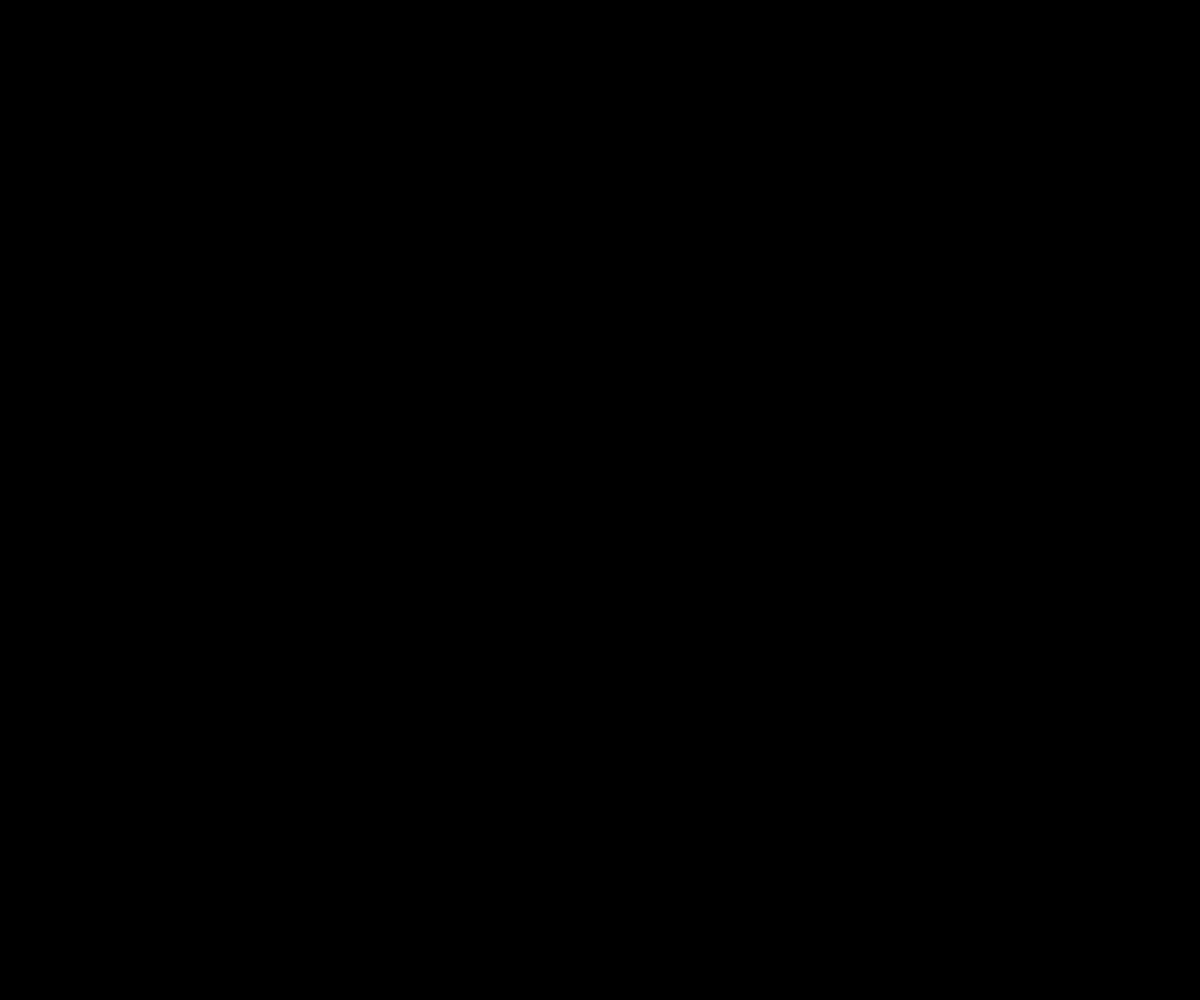
Frame 1 (no input)
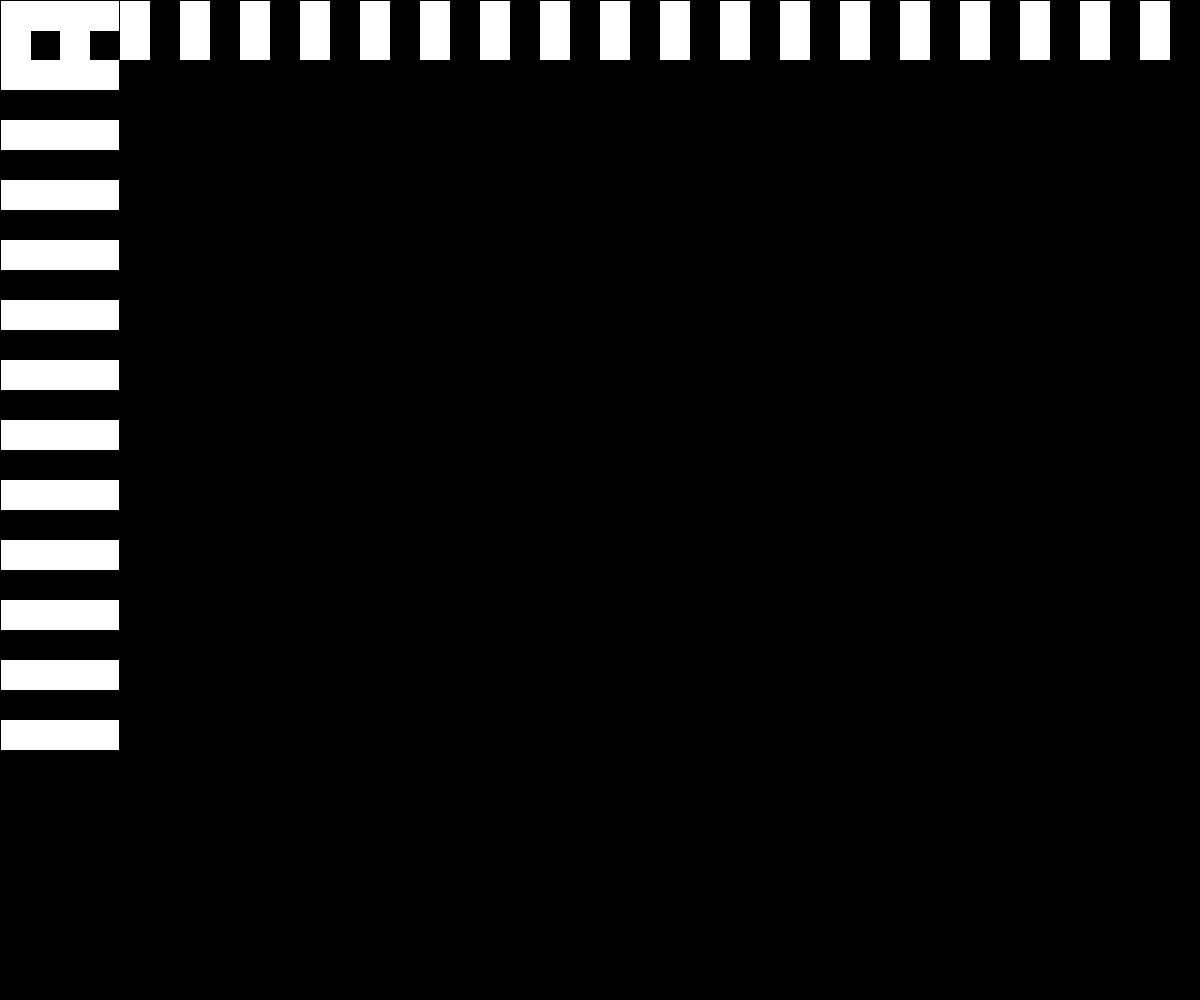
Frame 60 (no input)
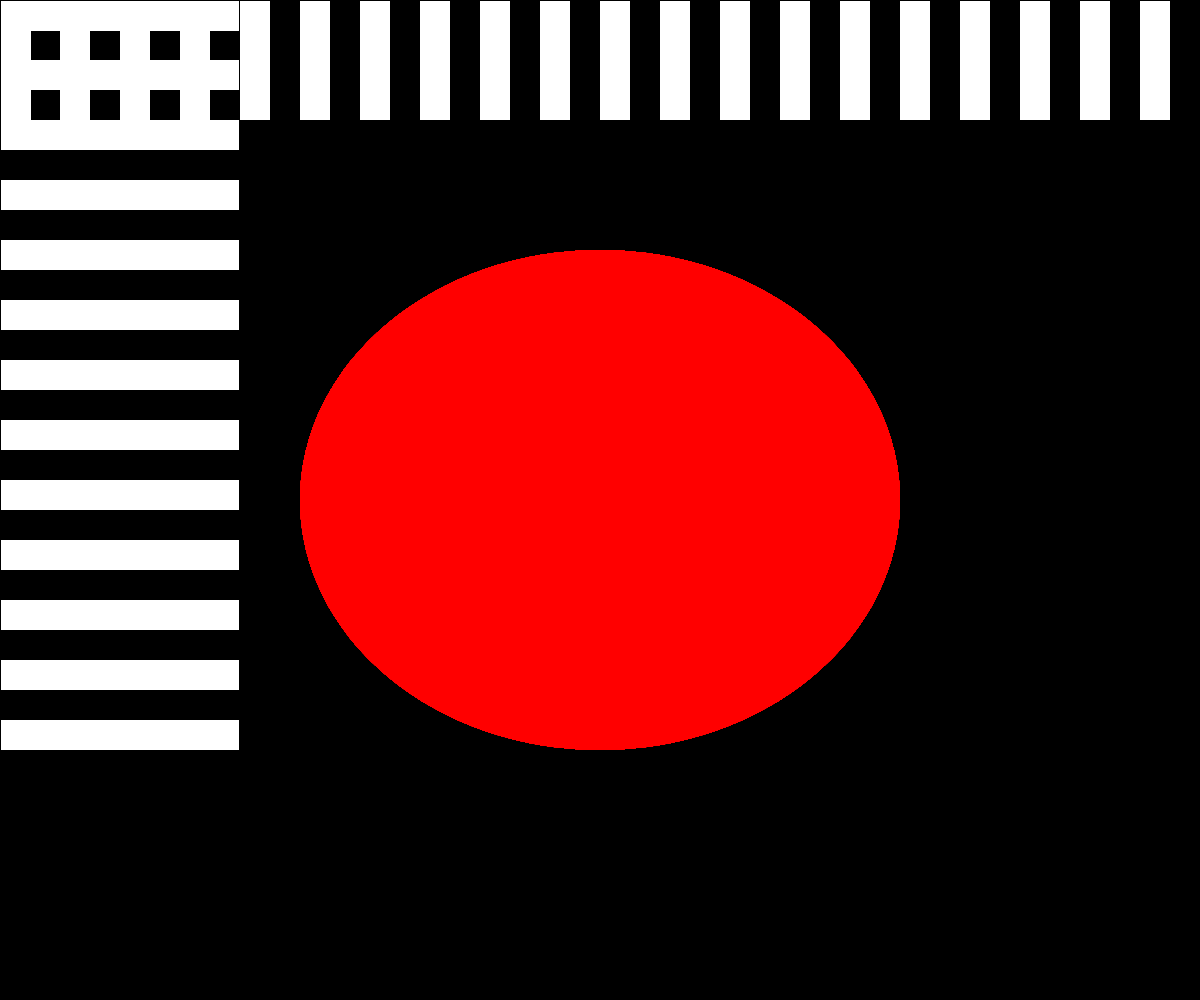
Frame 120 (the mouse pressed at the canvas centre since frame 60)

The p5.js sketch that drew these frames (run headless with seeded random() and noise() and a simulated clock; from frame 60 on, the mouse is pressed at the canvas centre):

// p5.js sketch
// ── sketch.js
function setup() {
  createCanvas ( windowWidth, windowHeight);
  //Variable that creates a canvas based on window dimensions

  background('black');

}

  let taller = 0
  let longer = 0
  var value = 'red'

function draw() {

//white lines running vertical

  fill ('white')
  rect(1, 1 , 30, taller);
  rect( 60, 1, 30, taller);
  rect(120, 1, 30, taller);
  rect(180, 1, 30, taller);
  rect(240, 1, 30, taller);
  rect(300, 1, 30, taller);
  rect(360, 1, 30, taller);
  rect(420, 1, 30, taller);
  rect(480, 1, 30, taller);
  rect(540, 1, 30, taller);
  rect(600, 1, 30, taller);
  rect(660, 1, 30, taller);
  rect(720, 1, 30, taller);
  rect(780, 1, 30, taller);
  rect(840, 1, 30, taller);
  rect(900, 1, 30, taller);
  rect(960, 1, 30, taller);
  rect(1020, 1, 30, taller);
  rect(1080, 1, 30, taller);
  rect(1140, 1, 30, taller);
  rect(1200, 1, 30, taller);
  rect(1260, 1, 30, taller);
  rect(1320, 1, 30, taller);
  rect(1380, 1, 30, taller);
  rect(1440, 1, 30, taller);
  rect(1600, 1, 30, taller);

//Black lines running horizontal

  fill('black')
  rect(1, 1, longer, 30);
  rect(1, 60, longer, 30);
  rect(1, 120, longer, 30);
  rect(1, 180, longer, 30);
  rect(1, 240, longer, 30);
  rect(1, 300, longer, 30);
  rect(1, 360, longer, 30);
  rect(1, 420, longer, 30);
  rect(1, 480, longer, 30);
  rect(1, 540, longer, 30);
  rect(1, 600, longer, 30);
  rect(1, 660, longer, 30);
  rect(1, 720, longer, 30);


//White lines running horizontal
  fill('white')
  rect(1, 1, longer, 30);
  rect(1, 60, longer, 30);
  rect(1, 120, longer, 30);
  rect(1, 180, longer, 30);
  rect(1, 240, longer, 30);
  rect(1, 300, longer, 30);
  rect(1, 360, longer, 30);
  rect(1, 420, longer, 30);
  rect(1, 480, longer, 30);
  rect(1, 540, longer, 30);
  rect(1, 600, longer, 30);
  rect(1, 660, longer, 30);
  rect(1, 720, longer, 30);

//+2 will make the lines runing horizontal run twice as fast
  longer = longer + 2;
  taller = taller + 1;

//Circle in center of screen will change shape
//Couldn't figure out how to make only 1 circle though
  fill(value);
  noStroke();
  ellipse(windowWidth *.5, windowHeight * .5, mouseX, mouseY);

}
//When the mouse is clicked the circle will become blue
function mouseClicked(){
  if (value === 'red') {
      value = 'blue';
  } else {
      value = 'red';
  }


}
